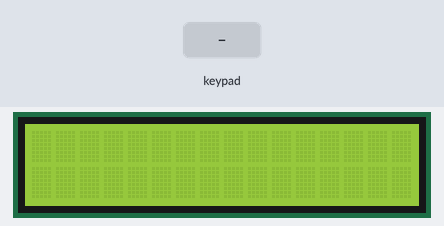
Simulated run of this sketch. Board: Arduino Mega 2560, built with avr-gcc and run on an emulated ATmega2560. Parts: 16×2 character LCD. The inputs (shaded band) are chosen by the test bench. What the sketch prints to the serial monitor is not drawn.

Above: at 1.2 s.
1.3 s: keypad keys 7 + 5 = pressed 0.4 s apart
At 3.3 s:
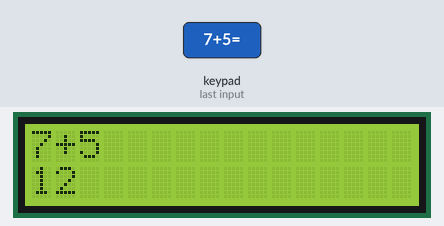
4.4 s: key 'x' pressed
7.4 s: key '/' pressed
At 8.3 s:
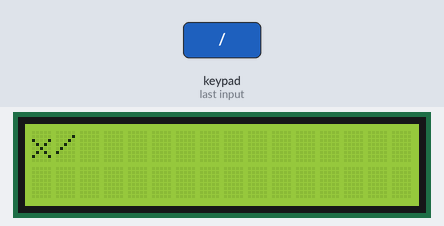
9.2 s: keypad keys 8 / 2 = pressed 0.4 s apart
At 11.4 s:
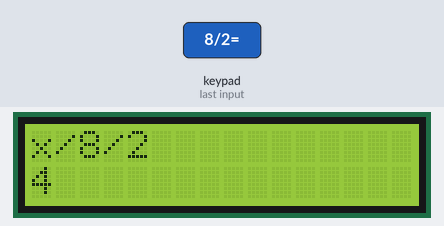
12.3 s: key '/' pressed
15.3 s: key '+' pressed
At 16.5 s:
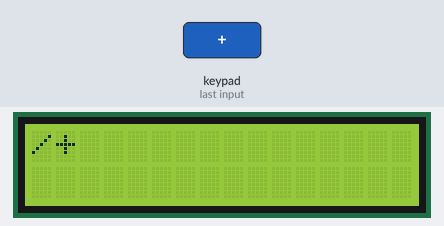
Timing chart, 0 to 18.0 s (numbered marks = the images above; inputs shaded):
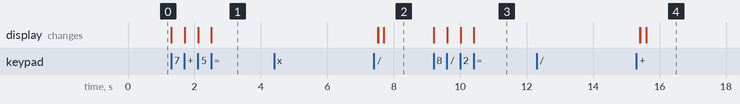

Measured:
- after the input at 1.3 s, the display: first changes at once (image 1 shows a later state)
- after the input at 4.4 s, every drawn part: stays the same
- after the input at 7.4 s, the display: first differs from a run without the input after 0.31 s (image 2)
- after the input at 9.2 s, the display: first changes at once (image 3 shows a later state)
- after the input at 12.3 s, every drawn part: stays the same
- after the input at 15.3 s, the display: first differs from a run without the input after 0.30 s (image 4)

The sketch:

Project8_Calculator.ino
```cpp
// made by joe
#include <LiquidCrystal.h>
#include <Keypad.h>

String currentOperation = "";
int firstNumber = 0;
String input = "";
int answer = 0;
String LCDInput = "";
LiquidCrystal lcd(22, 23, 24, 25, 26, 27);


const byte ROWS = 4; //four rows
const byte COLS = 4; //four columns
//define the cymbols on the buttons of the keypads
char hexaKeys[ROWS][COLS] = {
  {'1','2','3','+'},
  {'4','5','6','-'},
  {'7','8','9','x'},
  {'0','AC','=','/'}
};

byte rowPins[ROWS] = {2, 3, 4, 5}; //connect to the row pinouts of the keypad
byte colPins[COLS] = {6, 7, 8, 9}; //connect to the column pinouts of the keypad

//initialize an instance of class NewKeypad
Keypad customKeypad = Keypad( makeKeymap(hexaKeys), rowPins, colPins, ROWS, COLS);

void setup(){
  Serial.begin(9600);
    lcd.begin(16, 2);
  // Print a message to the LCD
}

void loop(){
  char key = customKeypad.getKey();


  if (key != NO_KEY){
    if (key=='1')
    {Serial.println("S1 key pressed");
      input += "1";
      LCDInput += "1";
      lcd.clear();
      lcd.print(LCDInput);
    }
    if (key=='2'){
      Serial.println("S2 key pressed");
      input += "2";
      LCDInput += "2";
      lcd.clear();
      lcd.print(LCDInput);
       }
    if (key=='3'){
      Serial.println("S3 key pressed");
      input += "3";
      LCDInput += "3";
      lcd.clear();
      lcd.print(LCDInput);
      }
    if (key=='+'){
       Serial.println("S4 key pressed");
       currentOperation = "+";
       firstNumber = input.toInt();
       input = "";
       LCDInput += "+";
      lcd.clear();
      lcd.print(LCDInput);
       }
    if (key=='4'){
      Serial.println("S5 key pressed");
      input += "4";
      LCDInput += "4";
      lcd.clear();
      lcd.print(LCDInput);
      }
    if (key=='5'){
      Serial.println("S6 key pressed");
      input += "5";
       LCDInput += "5";
      lcd.clear();
      lcd.print(LCDInput);
      }
    if (key=='6'){
      Serial.println("S7 key pressed");
      input += "6";
       LCDInput += "6";
      lcd.clear();
      lcd.print(LCDInput);
      }
    if (key=='-') {
     Serial.println("S8 key pressed");
     currentOperation = "-";
     firstNumber = input.toInt();
     input = "";
      LCDInput += "-";
      lcd.clear();
      lcd.print(LCDInput);
     }
    if (key=='7'){
      Serial.println("S9 key pressed");
      input += 7;
       LCDInput += "7";
      lcd.clear();
      lcd.print(LCDInput);
      }
    if (key=='8'){
       Serial.println("S10 key pressed");
       input += "8";
        LCDInput += "8";
      lcd.clear();
      lcd.print(LCDInput);
       }
    if (key=='9'){
      Serial.println("S11 key pressed");
      input += "9";
       LCDInput += "9";
      lcd.clear();
      lcd.print(LCDInput);
      }
    if (key=='x'){
      Serial.println("S12 key pressed");
      currentOperation = "x";
      firstNumber = input.toInt();
      input = "";
       LCDInput += "x";
      lcd.clear();
      lcd.print(LCDInput);
      }
    if (key=='0'){
      Serial.println("S13 key pressed");
      input += 0;
       LCDInput += "0";
      lcd.clear();
      lcd.print(LCDInput);
      }
    if (key=='AC'){
      Serial.println("S14 key pressed");
      input = "";
      currentOperation = "";
      firstNumber = 0;
      answer = 0;
      LCDInput = "";
      lcd.clear();
      lcd.print("AC clicked");
      delay(1000);
      lcd.clear();
      }
    if (key=='='){
       Serial.println("S15 key pressed");
      int secondNumber = input.toInt();
        if (currentOperation == "+") {
          answer = firstNumber + secondNumber;
          Serial.println(String(answer));
          input = "";
          lcd.setCursor(0,1);
          lcd.print(String(answer));
          delay(5000);
                input = "";
      currentOperation = "";
      firstNumber = 0;
      answer = 0;
      LCDInput = "";
      lcd.clear();
        } else if (currentOperation == "-") {
          answer = firstNumber - secondNumber;
          Serial.println(String(answer));
          input = "";
            lcd.setCursor(0,1);
          lcd.print(String(answer));
                    delay(5000);
                input = "";
      currentOperation = "";
      firstNumber = 0;
      answer = 0;
      LCDInput = "";
      lcd.clear();
        } else if (currentOperation == "x") {
          answer = firstNumber * secondNumber;
          Serial.println(String(answer));
          input = "";
            lcd.setCursor(0,1);
          lcd.print(String(answer));
                    delay(5000);
                input = "";
      currentOperation = "";
      firstNumber = 0;
      answer = 0;
      LCDInput = "";
      lcd.clear();
        } else if (currentOperation == "/") {
          answer = firstNumber / secondNumber;
          Serial.println(String(answer));
          input = "";
          lcd.setCursor(0,1);
          lcd.print(String(answer));
                    delay(5000);
                input = "";
      currentOperation = "";
      firstNumber = 0;
      answer = 0;
      LCDInput = "";
      lcd.clear();
        }
       }
    if (key=='/'){
       Serial.println("S16 key pressed");
       currentOperation = "/";
       firstNumber = input.toInt();
       input = "";
           LCDInput += "/";
      lcd.clear();
      lcd.print(LCDInput);
       }
  }
}


// void loop(){
// char key = keypad.getKey();

// if (key != NO_KEY){
// Serial.println(key);

// if (key=="a"){Serial.println("S1 key pressed");}
// if (key=="b"){Serial.println("S2 key pressed"); }
// if (key=="c"){ Serial.println("S3 key pressed");}
// if (key=="d"){ Serial.println("S4 key pressed");}
// if (key=="e"){ Serial.println("S5 key pressed");}
// if (key=="f"){ Serial.println("S6 key pressed");}
// if (key=="g"){ Serial.println("S7 key pressed");}
// if (key=="h"){ Serial.println("S8 key pressed");}
// if (key=="i"){ Serial.println("S9 key pressed");}
// if (key=="j"){ Serial.println("S10 key pressed");}
// if (key=="k"){ Serial.println("S11 key pressed");}
// if (key=="l"){ Serial.println("S12 key pressed");}
// if (key=="m"){ Serial.println("S13 key pressed");}
// if (key=="n"){ Serial.println("S14 key pressed");}
// if (key=="o"){ Serial.println("S15 key pressed");}
// if (key=="p"){ Serial.println("S16 key pressed");}
// }
// }
// }
```
